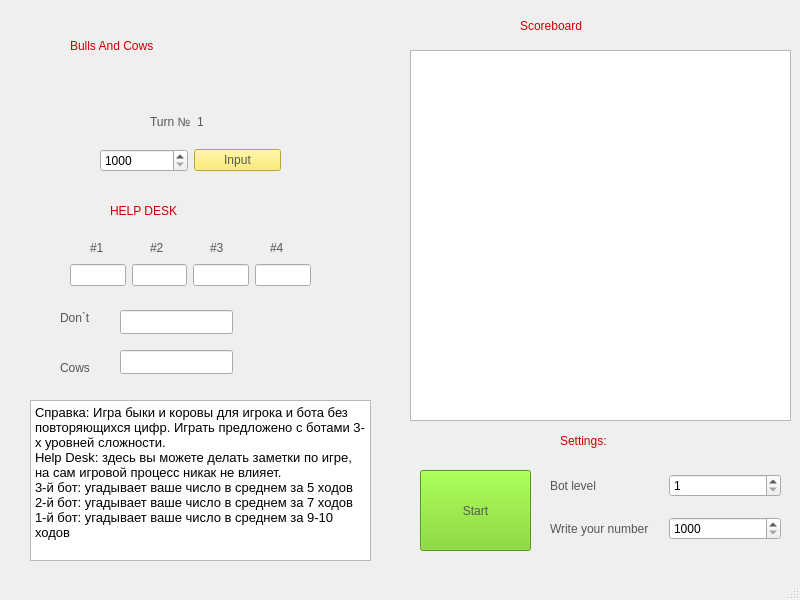
<?xml version="1.0" encoding="UTF-8"?>
<ui version="4.0">
 <class>MainWindow</class>
 <widget class="QMainWindow" name="MainWindow">
  <property name="geometry">
   <rect>
    <x>0</x>
    <y>0</y>
    <width>800</width>
    <height>600</height>
   </rect>
  </property>
  <property name="windowTitle">
   <string>MainWindow</string>
  </property>
  <property name="unifiedTitleAndToolBarOnMac">
   <bool>false</bool>
  </property>
  <widget class="QWidget" name="centralwidget">
   <widget class="QListWidget" name="list_Scoreboard">
    <property name="geometry">
     <rect>
      <x>410</x>
      <y>50</y>
      <width>381</width>
      <height>371</height>
     </rect>
    </property>
    <property name="tabletTracking">
     <bool>false</bool>
    </property>
    <property name="frameShadow">
     <enum>QFrame::Sunken</enum>
    </property>
    <property name="tabKeyNavigation">
     <bool>false</bool>
    </property>
    <property name="uniformItemSizes">
     <bool>false</bool>
    </property>
    <property name="sortingEnabled">
     <bool>false</bool>
    </property>
   </widget>
   <widget class="QLabel" name="label_3">
    <property name="geometry">
     <rect>
      <x>520</x>
      <y>10</y>
      <width>151</width>
      <height>31</height>
     </rect>
    </property>
    <property name="styleSheet">
     <string notr="true">font: 75 italic 20pt &quot;URW Bookman L&quot;;
color: rgb(204, 0, 0);</string>
    </property>
    <property name="text">
     <string>Scoreboard</string>
    </property>
   </widget>
   <widget class="QPushButton" name="btn_Start">
    <property name="geometry">
     <rect>
      <x>420</x>
      <y>470</y>
      <width>111</width>
      <height>81</height>
     </rect>
    </property>
    <property name="styleSheet">
     <string notr="true">font: 75 italic 12pt &quot;URW Bookman L&quot;;
background-color: rgb(115, 210, 22);
color: rgb(85, 87, 83);</string>
    </property>
    <property name="text">
     <string>Start</string>
    </property>
   </widget>
   <widget class="QLabel" name="label_7">
    <property name="geometry">
     <rect>
      <x>560</x>
      <y>420</y>
      <width>141</width>
      <height>41</height>
     </rect>
    </property>
    <property name="styleSheet">
     <string notr="true">font: 75 italic 15pt &quot;URW Bookman L&quot;;
color: rgb(204, 0, 0);</string>
    </property>
    <property name="text">
     <string>Settings:</string>
    </property>
   </widget>
   <widget class="QLabel" name="label_5">
    <property name="geometry">
     <rect>
      <x>70</x>
      <y>30</y>
      <width>271</width>
      <height>31</height>
     </rect>
    </property>
    <property name="styleSheet">
     <string notr="true">font: 75 italic 26pt &quot;URW Bookman L&quot;;
color: rgb(204, 0, 0);</string>
    </property>
    <property name="text">
     <string>Bulls And Cows</string>
    </property>
   </widget>
   <widget class="QLabel" name="label_6">
    <property name="geometry">
     <rect>
      <x>110</x>
      <y>190</y>
      <width>171</width>
      <height>41</height>
     </rect>
    </property>
    <property name="styleSheet">
     <string notr="true">font: 75 italic 20pt &quot;URW Bookman L&quot;;
color: rgb(204, 0, 0);
</string>
    </property>
    <property name="text">
     <string>HELP DESK</string>
    </property>
   </widget>
   <widget class="QLineEdit" name="lineEdit_5">
    <property name="geometry">
     <rect>
      <x>120</x>
      <y>310</y>
      <width>113</width>
      <height>24</height>
     </rect>
    </property>
   </widget>
   <widget class="QLineEdit" name="lineEdit_6">
    <property name="geometry">
     <rect>
      <x>120</x>
      <y>350</y>
      <width>113</width>
      <height>24</height>
     </rect>
    </property>
   </widget>
   <widget class="QLabel" name="label_10">
    <property name="geometry">
     <rect>
      <x>60</x>
      <y>360</y>
      <width>58</width>
      <height>16</height>
     </rect>
    </property>
    <property name="styleSheet">
     <string notr="true">font: 75 italic 10pt &quot;URW Bookman L&quot;;
color: rgb(85, 87, 83);
</string>
    </property>
    <property name="text">
     <string>Cows</string>
    </property>
   </widget>
   <widget class="QLabel" name="label_11">
    <property name="geometry">
     <rect>
      <x>60</x>
      <y>310</y>
      <width>58</width>
      <height>16</height>
     </rect>
    </property>
    <property name="styleSheet">
     <string notr="true">font: 75 italic 10pt &quot;URW Bookman L&quot;;
color: rgb(85, 87, 83);

</string>
    </property>
    <property name="text">
     <string>Don`t</string>
    </property>
   </widget>
   <widget class="QLabel" name="label_12">
    <property name="geometry">
     <rect>
      <x>90</x>
      <y>240</y>
      <width>58</width>
      <height>16</height>
     </rect>
    </property>
    <property name="styleSheet">
     <string notr="true">font: 75 italic 10pt &quot;URW Bookman L&quot;;
color: rgb(85, 87, 83);

</string>
    </property>
    <property name="text">
     <string>#1</string>
    </property>
   </widget>
   <widget class="QLabel" name="label_13">
    <property name="geometry">
     <rect>
      <x>150</x>
      <y>240</y>
      <width>58</width>
      <height>16</height>
     </rect>
    </property>
    <property name="styleSheet">
     <string notr="true">font: 75 italic 10pt &quot;URW Bookman L&quot;;
color: rgb(85, 87, 83);
</string>
    </property>
    <property name="text">
     <string>#2</string>
    </property>
   </widget>
   <widget class="QLabel" name="label_14">
    <property name="geometry">
     <rect>
      <x>210</x>
      <y>240</y>
      <width>58</width>
      <height>16</height>
     </rect>
    </property>
    <property name="styleSheet">
     <string notr="true">font: 75 italic 10pt &quot;URW Bookman L&quot;;
color: rgb(85, 87, 83);
</string>
    </property>
    <property name="text">
     <string>#3</string>
    </property>
   </widget>
   <widget class="QLabel" name="label_15">
    <property name="geometry">
     <rect>
      <x>270</x>
      <y>240</y>
      <width>58</width>
      <height>16</height>
     </rect>
    </property>
    <property name="styleSheet">
     <string notr="true">font: 75 italic 10pt &quot;URW Bookman L&quot;;
color: rgb(85, 87, 83);
</string>
    </property>
    <property name="text">
     <string>#4</string>
    </property>
   </widget>
   <widget class="QTextBrowser" name="textBrowser">
    <property name="geometry">
     <rect>
      <x>30</x>
      <y>400</y>
      <width>341</width>
      <height>161</height>
     </rect>
    </property>
    <property name="html">
     <string>&lt;!DOCTYPE HTML PUBLIC &quot;-//W3C//DTD HTML 4.0//EN&quot; &quot;http://www.w3.org/TR/REC-html40/strict.dtd&quot;&gt;
&lt;html&gt;&lt;head&gt;&lt;meta name=&quot;qrichtext&quot; content=&quot;1&quot; /&gt;&lt;style type=&quot;text/css&quot;&gt;
p, li { white-space: pre-wrap; }
&lt;/style&gt;&lt;/head&gt;&lt;body style=&quot; font-family:'Ubuntu'; font-size:10pt; font-weight:400; font-style:normal;&quot;&gt;
&lt;p style=&quot; margin-top:0px; margin-bottom:0px; margin-left:0px; margin-right:0px; -qt-block-indent:0; text-indent:0px;&quot;&gt;Справка: Игра быки и коровы для игрока и бота без повторяющихся цифр. Играть предложено с ботами 3-х уровней сложности.&lt;/p&gt;
&lt;p style=&quot; margin-top:0px; margin-bottom:0px; margin-left:0px; margin-right:0px; -qt-block-indent:0; text-indent:0px;&quot;&gt;Help Desk: здесь вы можете делать заметки по игре, на сам игровой процесс никак не влияет. &lt;/p&gt;
&lt;p style=&quot; margin-top:0px; margin-bottom:0px; margin-left:0px; margin-right:0px; -qt-block-indent:0; text-indent:0px;&quot;&gt;3-й бот: угадывает ваше число в среднем за 5 ходов&lt;/p&gt;
&lt;p style=&quot; margin-top:0px; margin-bottom:0px; margin-left:0px; margin-right:0px; -qt-block-indent:0; text-indent:0px;&quot;&gt;2-й бот: угадывает ваше число в среднем за 7 ходов&lt;/p&gt;
&lt;p style=&quot; margin-top:0px; margin-bottom:0px; margin-left:0px; margin-right:0px; -qt-block-indent:0; text-indent:0px;&quot;&gt;1-й бот: угадывает ваше число в среднем за 9-10 ходов&lt;/p&gt;&lt;/body&gt;&lt;/html&gt;</string>
    </property>
   </widget>
   <widget class="QWidget" name="">
    <property name="geometry">
     <rect>
      <x>550</x>
      <y>460</y>
      <width>231</width>
      <height>95</height>
     </rect>
    </property>
    <layout class="QVBoxLayout" name="verticalLayout">
     <item>
      <layout class="QHBoxLayout" name="horizontalLayout_2">
       <item>
        <widget class="QLabel" name="label_2">
         <property name="styleSheet">
          <string notr="true">font: 75 italic 10pt &quot;URW Bookman L&quot;;
color: rgb(85, 87, 83);
</string>
         </property>
         <property name="text">
          <string>Bot level</string>
         </property>
        </widget>
       </item>
       <item>
        <widget class="QSpinBox" name="spin_Botlvl">
         <property name="minimum">
          <number>1</number>
         </property>
         <property name="maximum">
          <number>3</number>
         </property>
        </widget>
       </item>
      </layout>
     </item>
     <item>
      <layout class="QHBoxLayout" name="horizontalLayout_3">
       <item>
        <widget class="QLabel" name="label_4">
         <property name="styleSheet">
          <string notr="true">font: 75 italic 10pt &quot;URW Bookman L&quot;;
color: rgb(85, 87, 83);</string>
         </property>
         <property name="text">
          <string>Write your number</string>
         </property>
        </widget>
       </item>
       <item>
        <widget class="QSpinBox" name="spin_YourNum">
         <property name="minimum">
          <number>1000</number>
         </property>
         <property name="maximum">
          <number>9999</number>
         </property>
        </widget>
       </item>
      </layout>
     </item>
    </layout>
   </widget>
   <widget class="QWidget" name="">
    <property name="geometry">
     <rect>
      <x>100</x>
      <y>140</y>
      <width>181</width>
      <height>41</height>
     </rect>
    </property>
    <layout class="QHBoxLayout" name="horizontalLayout_4">
     <item>
      <widget class="QSpinBox" name="spin_Input">
       <property name="minimum">
        <number>1000</number>
       </property>
       <property name="maximum">
        <number>9999</number>
       </property>
      </widget>
     </item>
     <item>
      <widget class="QPushButton" name="btn_Input">
       <property name="styleSheet">
        <string notr="true">font: 75 italic 10pt &quot;URW Bookman L&quot;;
background-color: rgb(252, 233, 79);
color:rgb(85, 87, 83)</string>
       </property>
       <property name="text">
        <string>Input</string>
       </property>
      </widget>
     </item>
    </layout>
   </widget>
   <widget class="QWidget" name="">
    <property name="geometry">
     <rect>
      <x>150</x>
      <y>110</y>
      <width>76</width>
      <height>23</height>
     </rect>
    </property>
    <layout class="QHBoxLayout" name="horizontalLayout_5">
     <item>
      <widget class="QLabel" name="label_8">
       <property name="styleSheet">
        <string notr="true">font: 75 italic 12pt &quot;URW Bookman L&quot;;
color: rgb(85, 87, 83);</string>
       </property>
       <property name="text">
        <string>Turn №</string>
       </property>
      </widget>
     </item>
     <item>
      <widget class="QLabel" name="lbl_turnnum">
       <property name="styleSheet">
        <string notr="true">font: 75 italic 12pt &quot;URW Bookman L&quot;;
color: rgb(85, 87, 83);</string>
       </property>
       <property name="text">
        <string>1</string>
       </property>
      </widget>
     </item>
    </layout>
   </widget>
   <widget class="QWidget" name="">
    <property name="geometry">
     <rect>
      <x>70</x>
      <y>260</y>
      <width>241</width>
      <height>31</height>
     </rect>
    </property>
    <layout class="QHBoxLayout" name="horizontalLayout_6">
     <item>
      <widget class="QLineEdit" name="lineEdit"/>
     </item>
     <item>
      <widget class="QLineEdit" name="lineEdit_3"/>
     </item>
     <item>
      <widget class="QLineEdit" name="lineEdit_2"/>
     </item>
     <item>
      <widget class="QLineEdit" name="lineEdit_4"/>
     </item>
    </layout>
   </widget>
  </widget>
  <widget class="QStatusBar" name="statusbar"/>
 </widget>
 <resources/>
 <connections/>
</ui>
